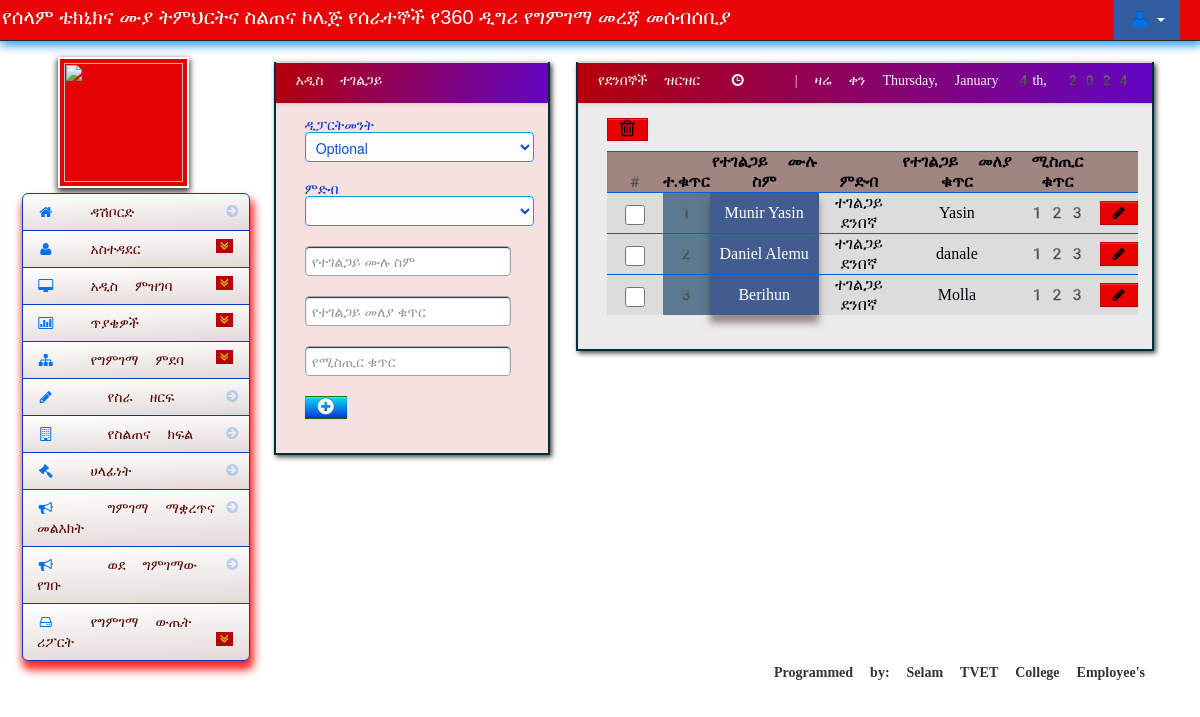
Screenshot of /custemer.php (signed in) with the database file from the repository.
### tables this page shows
CREATE TABLE `customer` (
  `customer_id` int(100) NOT NULL,
  `customer_name` varchar(100) NOT NULL,
  `program_id` int(11) NOT NULL,
  `usernmae` varchar(25) NOT NULL,
  `password` varchar(25) NOT NULL,
  `location` varchar(100) NOT NULL,
  `department_id` int(100) NOT NULL
);

CREATE TABLE `programs` (
  `program_id` int(100) NOT NULL,
  `program_name` varchar(50) NOT NULL,
  `ID_CODE` varchar(100) NOT NULL,
  `job_title_id` int(11) NOT NULL
);

### add_custemer.php (the view, shortened to what this page needs)
<div class="row-fluid">
                     <div class="block">
                         <div class="navbar navbar-inner block-header">
                             <div class="muted pull-left">አዲስ ተገልጋይ</div>
                         </div>
                         <div class="block-content collapse in">
                             <div class="span12">
					<form method="post">
             <div class="control-group">ዲፓርትመንት
                                <div class="controls">
                                  <select  name="department" class="" >
                                     <option>Optional</option>
                                  </select>
                                </div>
                              </div>
					         <div class="control-group">ምድብ
                                       <div class="controls">
                                         <select  name="dep_id" class="" required>
                                          	<option></option>
								<?php
								$cys_query = mysqli_query($conn,"select * from programs order by program_id");
								while($cys_row = mysqli_fetch_array($cys_query)){
								?>
								<option value="<?php echo $cys_row['program_id']; ?>"><?php echo $cys_row['program_name']; ?></option>
								<?php } ?>
                                         </select>
                                       </div>
                                     </div>
							<div class="control-group">
                                       <div class="controls">
                                         <input name="cus_name" class="input focused" id="focusedInput" type="text" placeholder = "የተገልጋይ ሙሉ ስም" required>
                                       </div>
                                     </div>
							<div class="control-group">
                                       <div class="controls">
                                         <input name="CUSID" class="input focused" id="focusedInput" type="text" placeholder = "የተገልጋይ መለያ ቁጥር" required>
                                       </div>
                                     </div>
                                     <div class="control-group">
                                       <div class="controls">
                                         <input name="password" class="input focused" id="focusedInput" type="password" placeholder = "የሚስጢር ቁጥር" required>
                                       </div>
                                     </div>
								<div class="control-group">
                                       <div class="controls">
									<button name="save" class="btn btn-info"><i class="icon-plus-sign icon-large"></i></button>
                                       </div>
                                     </div>
                             </form>
					</div>
                         </div>
                     </div>
                 </div><?php

### custemer_table.php (shortened to what this page needs)
<?php include('dbcon.php'); ?>
<form action="delete_custemer.php" method="post">
<table cellpadding="0" cellspacing="0" border="0" class="table" id="example">
<a data-toggle="modal" href="#custemer_delete" id="delete"  class="btn btn-danger" name=""><i class="icon-trash icon-large"></i></a>
	<thead>
	<tr>
				<th>#</th>
				<th>ተ.ቁጥር</th>
				<th>የተገልጋይ ሙሉ ስም</th>
				<th>ምድብ</th>
				<th>የተገልጋይ መለያ ቁጥር</th>
				<th>ሚስጢር ቁጥር</th>
				<th></th>
	</tr>
	</thead>
	<tbody>
	<?php
	$i = 1;
$query = mysqli_query($conn,"select * from customer
LEFT JOIN programs ON customer.program_id = programs.program_id
") or die(mysqli_error());
while ($row = mysqli_fetch_array($query)) {
	$id = $row['customer_id'];
	?>
	<tr>
	<td width="30">
	<input id="optionsCheckbox" class="uniform_on" name="selector[]" type="checkbox" value="<?php echo $id; ?>">
	</td>
	<td style="width:3%;background:#04335a9e;color:white;"><?php echo $i++ ?></td>
	<td style="background: #425c8f;box-shadow: 0px 8px 7px 0px rgb(81 49 49 / 53%); color: white;font-family: cursive;"><?php echo $row['customer_name']; ?></td>
	<td><?php echo $row['program_name']; ?></td>
	<td><?php echo $row['usernmae']; ?></td>
	<td><?php echo $row['password']; ?></td>
	<td width="30"><a href="edit_custemer.php<?php echo '?id='.$id; ?>" class="btn btn-success"><i class="icon-pencil"></i> </a></td>
	</tr>
<?php } ?>
	</tbody>
</table>
</form>

### assets/styles.css (style rules this page uses)
body { padding-top: 4%; background-color:#ffe0e0db; background:url(../images/AdministracioCC81n-de-LMS.gif) no-repeat center center fixed; }
.block { background:url(../images/pixel-60fff.png) repeat scroll 0 0 rgb(233 181 181) !important; border: 2px solid #002d3a; background: white; margin: 1em 0em; border-top: none; -webkit-box-shadow: 2px 2px 5px rgba(0, 0, 6, 0.75); -moz-box-shadow: 2px 2px 5px rgba(0, 0, 6, 0.75); box-shadow: 2px 2px 5px rgba(0, 0, 6, 0.75); width:100%; }
.block-content { margin: 1em; min-height: .25em; }
.block-header { margin-bottom: 0px; border-right: none; border-left: none; -webkit-border-radius: 0px; -moz-border-radius: 0px; border-radius: 1px; background:linear-gradient(106deg, #b50008, #6105c5); }
.block-header div { padding-top: 10px; }

### rows the page displays
customer: customer_name "Munir Yasin", program.program_name "ተገልጋይ ደንበኛ", usernmae "Yasin", password "123"
customer: customer_name "Daniel Alemu", program.program_name "ተገልጋይ ደንበኛ", usernmae "danale", password "123"
customer: customer_name "Berihun", program.program_name "ተገልጋይ ደንበኛ", usernmae "Molla", password "123"
